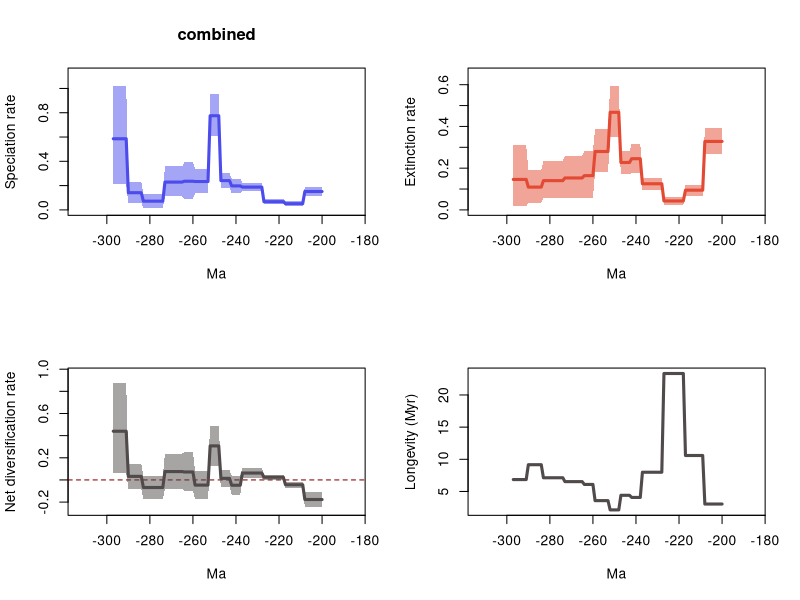

The R source for this figure:
# 1 files combined:
# 	C:\Users\SimoesLabAdmin\Documents\BDNN_Arielli\reptilia\mcmc_fixshift_no_predictors\D_mcmc/combined_10_marginal_rates.log

# 95% HPDs calculated using code from Biopy (https://www.cs.auckland.ac.nz/~yhel002/biopy/)

pdf(file='C:/Users/SimoesLabAdmin/Documents/BDNN_Arielli/reptilia/mcmc_fixshift_no_predictors/D_mcmc/combined_10_marginal_rates_RTT.pdf',width=10.8, height=8.4)
par(mfrow=c(2,2))
library(scales)
L_hpd_m95=c(NA, NA,NA,NA,NA,NA,NA,NA,NA,NA,NA,NA,NA,NA,NA,NA,NA,NA,NA,NA,NA,NA,NA,NA,NA,NA,NA,NA,NA,NA,NA,NA,NA,NA,NA,NA,NA,NA,NA,NA,NA,NA,NA,NA,NA,NA,NA,NA,NA,NA,NA,NA,NA,NA,NA,NA,NA,NA,NA,NA,NA,NA,NA,NA,NA,NA,NA,NA,NA,NA,NA,NA,NA,NA,NA,NA,NA,NA,NA,NA,NA,NA,NA,NA,NA,NA,NA,NA,NA,NA,NA,NA,NA,NA,NA,NA,NA,NA,NA,NA,NA,NA,NA,NA,NA,NA,NA,NA,NA,NA,NA,NA,NA,NA,NA,NA,NA,NA,NA,NA,NA,NA,NA,NA,NA,NA,NA,NA,NA,NA,NA,NA,NA,NA,NA,NA,NA,NA,NA,NA,NA,NA,NA,NA,NA,NA,NA,NA,NA,NA,NA,NA,NA,NA,NA,NA,NA,NA,NA,NA,NA,NA,NA,NA,NA,NA,NA,NA,NA,NA,NA,NA,NA,NA,NA,NA,NA,NA,NA,NA,NA,NA,NA,NA,NA,NA,NA,NA,NA,NA,NA,NA,NA,NA,NA,NA,NA,NA,NA,NA,0.114994,0.114994,0.114994,0.114994,0.114994,0.114994,0.114994,0.114994,0.114994,0.033474,0.033474,0.033474,0.033474,0.033474,0.033474,0.033474,0.033474,0.033474,0.046121,0.046121,0.046121,0.046121,0.046121,0.046121,0.046121,0.046121,0.046121,0.046121,0.152609,0.152609,0.152609,0.152609,0.152609,0.152609,0.152609,0.152609,0.152609,0.152609,0.139653,0.139653,0.139653,0.139653,0.139653,0.181072,0.181072,0.181072,0.181072,0.181072,0.606852,0.606852,0.606852,0.606852,0.606852,0.136972,0.136972,0.136972,0.136972,0.136972,0.136972,0.136972,0.089169,0.089169,0.089169,0.089169,0.089169,0.110491,0.110491,0.110491,0.110491,0.110491,0.110491,0.110491,0.110491,0.110491,0.015348,0.015348,0.015348,0.015348,0.015348,0.015348,0.015348,0.015348,0.015348,0.015348,0.057541,0.057541,0.057541,0.057541,0.057541,0.057541,0.057541,0.212008,0.212008,0.212008,0.212008,0.212008,0.212008,0.212008)
L_hpd_M95=c(NA, NA,NA,NA,NA,NA,NA,NA,NA,NA,NA,NA,NA,NA,NA,NA,NA,NA,NA,NA,NA,NA,NA,NA,NA,NA,NA,NA,NA,NA,NA,NA,NA,NA,NA,NA,NA,NA,NA,NA,NA,NA,NA,NA,NA,NA,NA,NA,NA,NA,NA,NA,NA,NA,NA,NA,NA,NA,NA,NA,NA,NA,NA,NA,NA,NA,NA,NA,NA,NA,NA,NA,NA,NA,NA,NA,NA,NA,NA,NA,NA,NA,NA,NA,NA,NA,NA,NA,NA,NA,NA,NA,NA,NA,NA,NA,NA,NA,NA,NA,NA,NA,NA,NA,NA,NA,NA,NA,NA,NA,NA,NA,NA,NA,NA,NA,NA,NA,NA,NA,NA,NA,NA,NA,NA,NA,NA,NA,NA,NA,NA,NA,NA,NA,NA,NA,NA,NA,NA,NA,NA,NA,NA,NA,NA,NA,NA,NA,NA,NA,NA,NA,NA,NA,NA,NA,NA,NA,NA,NA,NA,NA,NA,NA,NA,NA,NA,NA,NA,NA,NA,NA,NA,NA,NA,NA,NA,NA,NA,NA,NA,NA,NA,NA,NA,NA,NA,NA,NA,NA,NA,NA,NA,NA,NA,NA,NA,NA,NA,NA,0.189141,0.189141,0.189141,0.189141,0.189141,0.189141,0.189141,0.189141,0.189141,0.069574,0.069574,0.069574,0.069574,0.069574,0.069574,0.069574,0.069574,0.069574,0.088657,0.088657,0.088657,0.088657,0.088657,0.088657,0.088657,0.088657,0.088657,0.088657,0.224674,0.224674,0.224674,0.224674,0.224674,0.224674,0.224674,0.224674,0.224674,0.224674,0.257379,0.257379,0.257379,0.257379,0.257379,0.303106,0.303106,0.303106,0.303106,0.303106,0.951545,0.951545,0.951545,0.951545,0.951545,0.333101,0.333101,0.333101,0.333101,0.333101,0.333101,0.333101,0.395803,0.395803,0.395803,0.395803,0.395803,0.357951,0.357951,0.357951,0.357951,0.357951,0.357951,0.357951,0.357951,0.357951,0.13264,0.13264,0.13264,0.13264,0.13264,0.13264,0.13264,0.13264,0.13264,0.13264,0.231432,0.231432,0.231432,0.231432,0.231432,0.231432,0.231432,1.020888,1.020888,1.020888,1.020888,1.020888,1.020888,1.020888)
M_hpd_m95=c(NA, NA,NA,NA,NA,NA,NA,NA,NA,NA,NA,NA,NA,NA,NA,NA,NA,NA,NA,NA,NA,NA,NA,NA,NA,NA,NA,NA,NA,NA,NA,NA,NA,NA,NA,NA,NA,NA,NA,NA,NA,NA,NA,NA,NA,NA,NA,NA,NA,NA,NA,NA,NA,NA,NA,NA,NA,NA,NA,NA,NA,NA,NA,NA,NA,NA,NA,NA,NA,NA,NA,NA,NA,NA,NA,NA,NA,NA,NA,NA,NA,NA,NA,NA,NA,NA,NA,NA,NA,NA,NA,NA,NA,NA,NA,NA,NA,NA,NA,NA,NA,NA,NA,NA,NA,NA,NA,NA,NA,NA,NA,NA,NA,NA,NA,NA,NA,NA,NA,NA,NA,NA,NA,NA,NA,NA,NA,NA,NA,NA,NA,NA,NA,NA,NA,NA,NA,NA,NA,NA,NA,NA,NA,NA,NA,NA,NA,NA,NA,NA,NA,NA,NA,NA,NA,NA,NA,NA,NA,NA,NA,NA,NA,NA,NA,NA,NA,NA,NA,NA,NA,NA,NA,NA,NA,NA,NA,NA,NA,NA,NA,NA,NA,NA,NA,NA,NA,NA,NA,NA,NA,NA,NA,NA,NA,NA,NA,NA,NA,NA,0.266444,0.266444,0.266444,0.266444,0.266444,0.266444,0.266444,0.266444,0.266444,0.067035,0.067035,0.067035,0.067035,0.067035,0.067035,0.067035,0.067035,0.067035,0.025482,0.025482,0.025482,0.025482,0.025482,0.025482,0.025482,0.025482,0.025482,0.025482,0.097251,0.097251,0.097251,0.097251,0.097251,0.097251,0.097251,0.097251,0.097251,0.097251,0.174707,0.174707,0.174707,0.174707,0.174707,0.172917,0.172917,0.172917,0.172917,0.172917,0.347579,0.347579,0.347579,0.347579,0.347579,0.179302,0.179302,0.179302,0.179302,0.179302,0.179302,0.179302,0.058298,0.058298,0.058298,0.058298,0.058298,0.056564,0.056564,0.056564,0.056564,0.056564,0.056564,0.056564,0.056564,0.056564,0.056263,0.056263,0.056263,0.056263,0.056263,0.056263,0.056263,0.056263,0.056263,0.056263,0.033415,0.033415,0.033415,0.033415,0.033415,0.033415,0.033415,0.018107,0.018107,0.018107,0.018107,0.018107,0.018107,0.018107)
M_hpd_M95=c(NA, NA,NA,NA,NA,NA,NA,NA,NA,NA,NA,NA,NA,NA,NA,NA,NA,NA,NA,NA,NA,NA,NA,NA,NA,NA,NA,NA,NA,NA,NA,NA,NA,NA,NA,NA,NA,NA,NA,NA,NA,NA,NA,NA,NA,NA,NA,NA,NA,NA,NA,NA,NA,NA,NA,NA,NA,NA,NA,NA,NA,NA,NA,NA,NA,NA,NA,NA,NA,NA,NA,NA,NA,NA,NA,NA,NA,NA,NA,NA,NA,NA,NA,NA,NA,NA,NA,NA,NA,NA,NA,NA,NA,NA,NA,NA,NA,NA,NA,NA,NA,NA,NA,NA,NA,NA,NA,NA,NA,NA,NA,NA,NA,NA,NA,NA,NA,NA,NA,NA,NA,NA,NA,NA,NA,NA,NA,NA,NA,NA,NA,NA,NA,NA,NA,NA,NA,NA,NA,NA,NA,NA,NA,NA,NA,NA,NA,NA,NA,NA,NA,NA,NA,NA,NA,NA,NA,NA,NA,NA,NA,NA,NA,NA,NA,NA,NA,NA,NA,NA,NA,NA,NA,NA,NA,NA,NA,NA,NA,NA,NA,NA,NA,NA,NA,NA,NA,NA,NA,NA,NA,NA,NA,NA,NA,NA,NA,NA,NA,NA,0.392508,0.392508,0.392508,0.392508,0.392508,0.392508,0.392508,0.392508,0.392508,0.121397,0.121397,0.121397,0.121397,0.121397,0.121397,0.121397,0.121397,0.121397,0.060656,0.060656,0.060656,0.060656,0.060656,0.060656,0.060656,0.060656,0.060656,0.060656,0.153565,0.153565,0.153565,0.153565,0.153565,0.153565,0.153565,0.153565,0.153565,0.153565,0.317308,0.317308,0.317308,0.317308,0.317308,0.282132,0.282132,0.282132,0.282132,0.282132,0.594192,0.594192,0.594192,0.594192,0.594192,0.387325,0.387325,0.387325,0.387325,0.387325,0.387325,0.387325,0.280056,0.280056,0.280056,0.280056,0.280056,0.259211,0.259211,0.259211,0.259211,0.259211,0.259211,0.259211,0.259211,0.259211,0.234882,0.234882,0.234882,0.234882,0.234882,0.234882,0.234882,0.234882,0.234882,0.234882,0.192177,0.192177,0.192177,0.192177,0.192177,0.192177,0.192177,0.309768,0.309768,0.309768,0.309768,0.309768,0.309768,0.309768)
R_hpd_m95=c(NA, NA,NA,NA,NA,NA,NA,NA,NA,NA,NA,NA,NA,NA,NA,NA,NA,NA,NA,NA,NA,NA,NA,NA,NA,NA,NA,NA,NA,NA,NA,NA,NA,NA,NA,NA,NA,NA,NA,NA,NA,NA,NA,NA,NA,NA,NA,NA,NA,NA,NA,NA,NA,NA,NA,NA,NA,NA,NA,NA,NA,NA,NA,NA,NA,NA,NA,NA,NA,NA,NA,NA,NA,NA,NA,NA,NA,NA,NA,NA,NA,NA,NA,NA,NA,NA,NA,NA,NA,NA,NA,NA,NA,NA,NA,NA,NA,NA,NA,NA,NA,NA,NA,NA,NA,NA,NA,NA,NA,NA,NA,NA,NA,NA,NA,NA,NA,NA,NA,NA,NA,NA,NA,NA,NA,NA,NA,NA,NA,NA,NA,NA,NA,NA,NA,NA,NA,NA,NA,NA,NA,NA,NA,NA,NA,NA,NA,NA,NA,NA,NA,NA,NA,NA,NA,NA,NA,NA,NA,NA,NA,NA,NA,NA,NA,NA,NA,NA,NA,NA,NA,NA,NA,NA,NA,NA,NA,NA,NA,NA,NA,NA,NA,NA,NA,NA,NA,NA,NA,NA,NA,NA,NA,NA,NA,NA,NA,NA,NA,NA,-0.245767,-0.245767,-0.245767,-0.245767,-0.245767,-0.245767,-0.245767,-0.245767,-0.245767,-0.071773,-0.071773,-0.071773,-0.071773,-0.071773,-0.071773,-0.071773,-0.071773,-0.071773,0.000982,0.000982,0.000982,0.000982,0.000982,0.000982,0.000982,0.000982,0.000982,0.000982,0.017191,0.017191,0.017191,0.017191,0.017191,0.017191,0.017191,0.017191,0.017191,0.017191,-0.137092,-0.137092,-0.137092,-0.137092,-0.137092,-0.059507,-0.059507,-0.059507,-0.059507,-0.059507,0.127017,0.127017,0.127017,0.127017,0.127017,-0.175252,-0.175252,-0.175252,-0.175252,-0.175252,-0.175252,-0.175252,-0.095712,-0.095712,-0.095712,-0.095712,-0.095712,-0.078147,-0.078147,-0.078147,-0.078147,-0.078147,-0.078147,-0.078147,-0.078147,-0.078147,-0.173051,-0.173051,-0.173051,-0.173051,-0.173051,-0.173051,-0.173051,-0.173051,-0.173051,-0.173051,-0.078221,-0.078221,-0.078221,-0.078221,-0.078221,-0.078221,-0.078221,0.066983,0.066983,0.066983,0.066983,0.066983,0.066983,0.066983)
R_hpd_M95=c(NA, NA,NA,NA,NA,NA,NA,NA,NA,NA,NA,NA,NA,NA,NA,NA,NA,NA,NA,NA,NA,NA,NA,NA,NA,NA,NA,NA,NA,NA,NA,NA,NA,NA,NA,NA,NA,NA,NA,NA,NA,NA,NA,NA,NA,NA,NA,NA,NA,NA,NA,NA,NA,NA,NA,NA,NA,NA,NA,NA,NA,NA,NA,NA,NA,NA,NA,NA,NA,NA,NA,NA,NA,NA,NA,NA,NA,NA,NA,NA,NA,NA,NA,NA,NA,NA,NA,NA,NA,NA,NA,NA,NA,NA,NA,NA,NA,NA,NA,NA,NA,NA,NA,NA,NA,NA,NA,NA,NA,NA,NA,NA,NA,NA,NA,NA,NA,NA,NA,NA,NA,NA,NA,NA,NA,NA,NA,NA,NA,NA,NA,NA,NA,NA,NA,NA,NA,NA,NA,NA,NA,NA,NA,NA,NA,NA,NA,NA,NA,NA,NA,NA,NA,NA,NA,NA,NA,NA,NA,NA,NA,NA,NA,NA,NA,NA,NA,NA,NA,NA,NA,NA,NA,NA,NA,NA,NA,NA,NA,NA,NA,NA,NA,NA,NA,NA,NA,NA,NA,NA,NA,NA,NA,NA,NA,NA,NA,NA,NA,NA,-0.108956,-0.108956,-0.108956,-0.108956,-0.108956,-0.108956,-0.108956,-0.108956,-0.108956,-0.014287,-0.014287,-0.014287,-0.014287,-0.014287,-0.014287,-0.014287,-0.014287,-0.014287,0.048329,0.048329,0.048329,0.048329,0.048329,0.048329,0.048329,0.048329,0.048329,0.048329,0.106874,0.106874,0.106874,0.106874,0.106874,0.106874,0.106874,0.106874,0.106874,0.106874,0.039836,0.039836,0.039836,0.039836,0.039836,0.089449,0.089449,0.089449,0.089449,0.089449,0.491442,0.491442,0.491442,0.491442,0.491442,0.08185,0.08185,0.08185,0.08185,0.08185,0.08185,0.08185,0.254135,0.254135,0.254135,0.254135,0.254135,0.236419,0.236419,0.236419,0.236419,0.236419,0.236419,0.236419,0.236419,0.236419,0.034041,0.034041,0.034041,0.034041,0.034041,0.034041,0.034041,0.034041,0.034041,0.034041,0.146114,0.146114,0.146114,0.146114,0.146114,0.146114,0.146114,0.873557,0.873557,0.873557,0.873557,0.873557,0.873557,0.873557)
L_mean=c(NA, NA,NA,NA,NA,NA,NA,NA,NA,NA,NA,NA,NA,NA,NA,NA,NA,NA,NA,NA,NA,NA,NA,NA,NA,NA,NA,NA,NA,NA,NA,NA,NA,NA,NA,NA,NA,NA,NA,NA,NA,NA,NA,NA,NA,NA,NA,NA,NA,NA,NA,NA,NA,NA,NA,NA,NA,NA,NA,NA,NA,NA,NA,NA,NA,NA,NA,NA,NA,NA,NA,NA,NA,NA,NA,NA,NA,NA,NA,NA,NA,NA,NA,NA,NA,NA,NA,NA,NA,NA,NA,NA,NA,NA,NA,NA,NA,NA,NA,NA,NA,NA,NA,NA,NA,NA,NA,NA,NA,NA,NA,NA,NA,NA,NA,NA,NA,NA,NA,NA,NA,NA,NA,NA,NA,NA,NA,NA,NA,NA,NA,NA,NA,NA,NA,NA,NA,NA,NA,NA,NA,NA,NA,NA,NA,NA,NA,NA,NA,NA,NA,NA,NA,NA,NA,NA,NA,NA,NA,NA,NA,NA,NA,NA,NA,NA,NA,NA,NA,NA,NA,NA,NA,NA,NA,NA,NA,NA,NA,NA,NA,NA,NA,NA,NA,NA,NA,NA,NA,NA,NA,NA,NA,NA,NA,NA,NA,NA,NA,NA,0.151330238655556,0.151330238655556,0.151330238655556,0.151330238655556,0.151330238655556,0.151330238655556,0.151330238655556,0.151330238655556,0.151330238655556,0.0512139904,0.0512139904,0.0512139904,0.0512139904,0.0512139904,0.0512139904,0.0512139904,0.0512139904,0.0512139904,0.067545195233333,0.067545195233333,0.067545195233333,0.067545195233333,0.067545195233333,0.067545195233333,0.067545195233333,0.067545195233333,0.067545195233333,0.067545195233333,0.187672389244444,0.187672389244444,0.187672389244444,0.187672389244444,0.187672389244444,0.187672389244444,0.187672389244444,0.187672389244444,0.187672389244444,0.187672389244444,0.197644816633333,0.197644816633333,0.197644816633333,0.197644816633333,0.197644816633333,0.2411908275,0.2411908275,0.2411908275,0.2411908275,0.2411908275,0.775297504,0.775297504,0.775297504,0.775297504,0.775297504,0.233464674177778,0.233464674177778,0.233464674177778,0.233464674177778,0.233464674177778,0.233464674177778,0.233464674177778,0.235823171044444,0.235823171044444,0.235823171044444,0.235823171044444,0.235823171044444,0.228914010355556,0.228914010355556,0.228914010355556,0.228914010355556,0.228914010355556,0.228914010355556,0.228914010355556,0.228914010355556,0.228914010355556,0.071749242466667,0.071749242466667,0.071749242466667,0.071749242466667,0.071749242466667,0.071749242466667,0.071749242466667,0.071749242466667,0.071749242466667,0.071749242466667,0.141282295644444,0.141282295644444,0.141282295644444,0.141282295644444,0.141282295644444,0.141282295644444,0.141282295644444,0.585857482055556,0.585857482055556,0.585857482055556,0.585857482055556,0.585857482055556,0.585857482055556,0.585857482055556)
M_mean=c(NA, NA,NA,NA,NA,NA,NA,NA,NA,NA,NA,NA,NA,NA,NA,NA,NA,NA,NA,NA,NA,NA,NA,NA,NA,NA,NA,NA,NA,NA,NA,NA,NA,NA,NA,NA,NA,NA,NA,NA,NA,NA,NA,NA,NA,NA,NA,NA,NA,NA,NA,NA,NA,NA,NA,NA,NA,NA,NA,NA,NA,NA,NA,NA,NA,NA,NA,NA,NA,NA,NA,NA,NA,NA,NA,NA,NA,NA,NA,NA,NA,NA,NA,NA,NA,NA,NA,NA,NA,NA,NA,NA,NA,NA,NA,NA,NA,NA,NA,NA,NA,NA,NA,NA,NA,NA,NA,NA,NA,NA,NA,NA,NA,NA,NA,NA,NA,NA,NA,NA,NA,NA,NA,NA,NA,NA,NA,NA,NA,NA,NA,NA,NA,NA,NA,NA,NA,NA,NA,NA,NA,NA,NA,NA,NA,NA,NA,NA,NA,NA,NA,NA,NA,NA,NA,NA,NA,NA,NA,NA,NA,NA,NA,NA,NA,NA,NA,NA,NA,NA,NA,NA,NA,NA,NA,NA,NA,NA,NA,NA,NA,NA,NA,NA,NA,NA,NA,NA,NA,NA,NA,NA,NA,NA,NA,NA,NA,NA,NA,NA,0.328131380822222,0.328131380822222,0.328131380822222,0.328131380822222,0.328131380822222,0.328131380822222,0.328131380822222,0.328131380822222,0.328131380822222,0.094444743022222,0.094444743022222,0.094444743022222,0.094444743022222,0.094444743022222,0.094444743022222,0.094444743022222,0.094444743022222,0.094444743022222,0.042855392788889,0.042855392788889,0.042855392788889,0.042855392788889,0.042855392788889,0.042855392788889,0.042855392788889,0.042855392788889,0.042855392788889,0.042855392788889,0.1251095134,0.1251095134,0.1251095134,0.1251095134,0.1251095134,0.1251095134,0.1251095134,0.1251095134,0.1251095134,0.1251095134,0.2454266431,0.2454266431,0.2454266431,0.2454266431,0.2454266431,0.227031193711111,0.227031193711111,0.227031193711111,0.227031193711111,0.227031193711111,0.467839329033333,0.467839329033333,0.467839329033333,0.467839329033333,0.467839329033333,0.279892344955556,0.279892344955556,0.279892344955556,0.279892344955556,0.279892344955556,0.279892344955556,0.279892344955556,0.164054551122222,0.164054551122222,0.164054551122222,0.164054551122222,0.164054551122222,0.153096309088889,0.153096309088889,0.153096309088889,0.153096309088889,0.153096309088889,0.153096309088889,0.153096309088889,0.153096309088889,0.153096309088889,0.140174235122222,0.140174235122222,0.140174235122222,0.140174235122222,0.140174235122222,0.140174235122222,0.140174235122222,0.140174235122222,0.140174235122222,0.140174235122222,0.109193183133333,0.109193183133333,0.109193183133333,0.109193183133333,0.109193183133333,0.109193183133333,0.109193183133333,0.145943641166667,0.145943641166667,0.145943641166667,0.145943641166667,0.145943641166667,0.145943641166667,0.145943641166667)
R_mean=c(NA, NA,NA,NA,NA,NA,NA,NA,NA,NA,NA,NA,NA,NA,NA,NA,NA,NA,NA,NA,NA,NA,NA,NA,NA,NA,NA,NA,NA,NA,NA,NA,NA,NA,NA,NA,NA,NA,NA,NA,NA,NA,NA,NA,NA,NA,NA,NA,NA,NA,NA,NA,NA,NA,NA,NA,NA,NA,NA,NA,NA,NA,NA,NA,NA,NA,NA,NA,NA,NA,NA,NA,NA,NA,NA,NA,NA,NA,NA,NA,NA,NA,NA,NA,NA,NA,NA,NA,NA,NA,NA,NA,NA,NA,NA,NA,NA,NA,NA,NA,NA,NA,NA,NA,NA,NA,NA,NA,NA,NA,NA,NA,NA,NA,NA,NA,NA,NA,NA,NA,NA,NA,NA,NA,NA,NA,NA,NA,NA,NA,NA,NA,NA,NA,NA,NA,NA,NA,NA,NA,NA,NA,NA,NA,NA,NA,NA,NA,NA,NA,NA,NA,NA,NA,NA,NA,NA,NA,NA,NA,NA,NA,NA,NA,NA,NA,NA,NA,NA,NA,NA,NA,NA,NA,NA,NA,NA,NA,NA,NA,NA,NA,NA,NA,NA,NA,NA,NA,NA,NA,NA,NA,NA,NA,NA,NA,NA,NA,NA,NA,-0.1768011409,-0.1768011409,-0.1768011409,-0.1768011409,-0.1768011409,-0.1768011409,-0.1768011409,-0.1768011409,-0.1768011409,-0.043230755155556,-0.043230755155556,-0.043230755155556,-0.043230755155556,-0.043230755155556,-0.043230755155556,-0.043230755155556,-0.043230755155556,-0.043230755155556,0.024689801488889,0.024689801488889,0.024689801488889,0.024689801488889,0.024689801488889,0.024689801488889,0.024689801488889,0.024689801488889,0.024689801488889,0.024689801488889,0.062562874988889,0.062562874988889,0.062562874988889,0.062562874988889,0.062562874988889,0.062562874988889,0.062562874988889,0.062562874988889,0.062562874988889,0.062562874988889,-0.047781829444444,-0.047781829444444,-0.047781829444444,-0.047781829444444,-0.047781829444444,0.014159632422222,0.014159632422222,0.014159632422222,0.014159632422222,0.014159632422222,0.307458172688889,0.307458172688889,0.307458172688889,0.307458172688889,0.307458172688889,-0.046427672311111,-0.046427672311111,-0.046427672311111,-0.046427672311111,-0.046427672311111,-0.046427672311111,-0.046427672311111,0.0717686202,0.0717686202,0.0717686202,0.0717686202,0.0717686202,0.075817701544444,0.075817701544444,0.075817701544444,0.075817701544444,0.075817701544444,0.075817701544444,0.075817701544444,0.075817701544444,0.075817701544444,-0.068424991188889,-0.068424991188889,-0.068424991188889,-0.068424991188889,-0.068424991188889,-0.068424991188889,-0.068424991188889,-0.068424991188889,-0.068424991188889,-0.068424991188889,0.032089112333333,0.032089112333333,0.032089112333333,0.032089112333333,0.032089112333333,0.032089112333333,0.032089112333333,0.4399138442,0.4399138442,0.4399138442,0.4399138442,0.4399138442,0.4399138442,0.4399138442)
trans=0.5
age=(0:(298-1))* -1
plot(age,age,type = 'n', ylim = c(0, 1.1229768000000002), xlim = c(-312.9,-185.1), ylab = 'Speciation rate', xlab = 'Ma',main='combined' )
polygon(c(age, rev(age)), c(L_hpd_M95, rev(L_hpd_m95)), col = alpha("#4c4cec",trans), border = NA)
lines(rev(age), rev(L_mean), col = "#4c4cec", lwd=3)
plot(age,age,type = 'n', ylim = c(0, 0.6536112000000001), xlim = c(-312.9,-185.1), ylab = 'Extinction rate', xlab = 'Ma' )
polygon(c(age, rev(age)), c(M_hpd_M95, rev(M_hpd_m95)), col = alpha("#e34a33",trans), border = NA)
lines(rev(age), rev(M_mean), col = "#e34a33", lwd=3)
plot(age,age,type = 'n', ylim = c(-0.2703437, 0.9609127000000001), xlim = c(-312.9,-185.1), ylab = 'Net diversification rate', xlab = 'Ma' )
abline(h=0,lty=2,col="darkred")
polygon(c(age, rev(age)), c(R_hpd_M95, rev(R_hpd_m95)), col = alpha("#504A4B",trans), border = NA)
lines(rev(age), rev(R_mean), col = "#504A4B", lwd=3)
plot(age,rev(1/M_mean),type = 'n', xlim = c(-312.9,-185.1), ylab = 'Longevity (Myr)', xlab = 'Ma' )
lines(rev(age), rev(1/M_mean), col = "#504A4B", lwd=3)
n <- dev.off()
